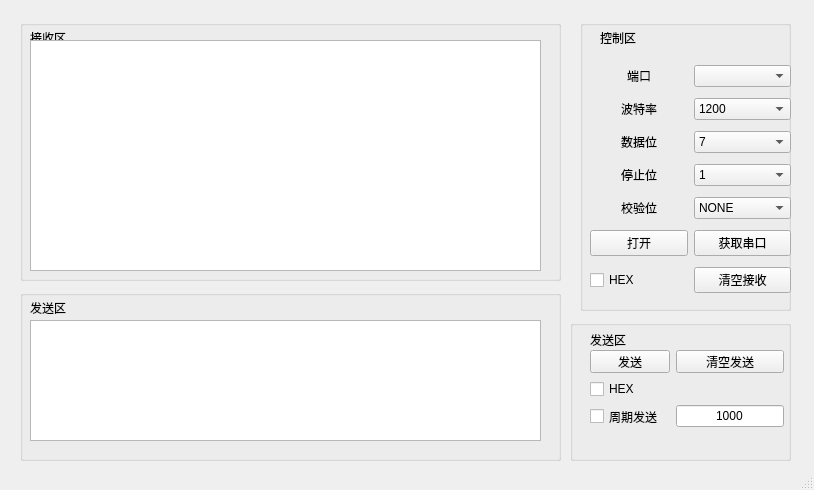
<?xml version="1.0" encoding="UTF-8"?>
<ui version="4.0">
 <class>MainWindow</class>
 <widget class="QMainWindow" name="MainWindow">
  <property name="geometry">
   <rect>
    <x>0</x>
    <y>0</y>
    <width>814</width>
    <height>490</height>
   </rect>
  </property>
  <property name="windowTitle">
   <string>MainWindow</string>
  </property>
  <widget class="QWidget" name="centralwidget">
   <widget class="QGroupBox" name="groupBox">
    <property name="geometry">
     <rect>
      <x>580</x>
      <y>20</y>
      <width>211</width>
      <height>291</height>
     </rect>
    </property>
    <property name="title">
     <string/>
    </property>
    <widget class="QLabel" name="label">
     <property name="geometry">
      <rect>
       <x>20</x>
       <y>10</y>
       <width>68</width>
       <height>15</height>
      </rect>
     </property>
     <property name="text">
      <string>控制区</string>
     </property>
    </widget>
    <widget class="QWidget" name="layoutWidget">
     <property name="geometry">
      <rect>
       <x>10</x>
       <y>40</y>
       <width>201</width>
       <height>241</height>
      </rect>
     </property>
     <layout class="QGridLayout" name="gridLayout">
      <item row="4" column="0">
       <widget class="QLabel" name="label_5">
        <property name="text">
         <string>停止位</string>
        </property>
        <property name="alignment">
         <set>Qt::AlignCenter</set>
        </property>
       </widget>
      </item>
      <item row="7" column="0">
       <widget class="QPushButton" name="open_button">
        <property name="text">
         <string>打开</string>
        </property>
       </widget>
      </item>
      <item row="4" column="1">
       <widget class="QComboBox" name="stopbit">
        <item>
         <property name="text">
          <string>1</string>
         </property>
        </item>
        <item>
         <property name="text">
          <string>2</string>
         </property>
        </item>
       </widget>
      </item>
      <item row="2" column="1">
       <widget class="QComboBox" name="databit">
        <item>
         <property name="text">
          <string>7</string>
         </property>
        </item>
        <item>
         <property name="text">
          <string>8</string>
         </property>
        </item>
       </widget>
      </item>
      <item row="0" column="0">
       <widget class="QLabel" name="label_2">
        <property name="text">
         <string>端口</string>
        </property>
        <property name="textFormat">
         <enum>Qt::AutoText</enum>
        </property>
        <property name="alignment">
         <set>Qt::AlignCenter</set>
        </property>
       </widget>
      </item>
      <item row="8" column="1">
       <widget class="QPushButton" name="clear_recieve_button">
        <property name="text">
         <string>清空接收</string>
        </property>
       </widget>
      </item>
      <item row="1" column="0">
       <widget class="QLabel" name="label_3">
        <property name="text">
         <string>波特率</string>
        </property>
        <property name="alignment">
         <set>Qt::AlignCenter</set>
        </property>
       </widget>
      </item>
      <item row="8" column="0">
       <widget class="QCheckBox" name="r_hex">
        <property name="text">
         <string>HEX</string>
        </property>
       </widget>
      </item>
      <item row="7" column="1">
       <widget class="QPushButton" name="getport_button">
        <property name="text">
         <string>获取串口</string>
        </property>
       </widget>
      </item>
      <item row="5" column="1">
       <widget class="QComboBox" name="checkbit">
        <item>
         <property name="text">
          <string>NONE</string>
         </property>
        </item>
        <item>
         <property name="text">
          <string>ODD</string>
         </property>
        </item>
        <item>
         <property name="text">
          <string>EVEN</string>
         </property>
        </item>
        <item>
         <property name="text">
          <string>MARK</string>
         </property>
        </item>
       </widget>
      </item>
      <item row="2" column="0">
       <widget class="QLabel" name="label_4">
        <property name="text">
         <string>数据位</string>
        </property>
        <property name="alignment">
         <set>Qt::AlignCenter</set>
        </property>
       </widget>
      </item>
      <item row="5" column="0">
       <widget class="QLabel" name="label_6">
        <property name="text">
         <string>校验位</string>
        </property>
        <property name="alignment">
         <set>Qt::AlignCenter</set>
        </property>
       </widget>
      </item>
      <item row="1" column="1">
       <widget class="QComboBox" name="baudrate">
        <property name="layoutDirection">
         <enum>Qt::LeftToRight</enum>
        </property>
        <item>
         <property name="text">
          <string>1200</string>
         </property>
        </item>
        <item>
         <property name="text">
          <string>2400</string>
         </property>
        </item>
        <item>
         <property name="text">
          <string>4800</string>
         </property>
        </item>
        <item>
         <property name="text">
          <string>9600</string>
         </property>
        </item>
        <item>
         <property name="text">
          <string>19200</string>
         </property>
        </item>
        <item>
         <property name="text">
          <string>38400</string>
         </property>
        </item>
        <item>
         <property name="text">
          <string>57600</string>
         </property>
        </item>
       </widget>
      </item>
      <item row="0" column="1">
       <widget class="QComboBox" name="port"/>
      </item>
     </layout>
    </widget>
   </widget>
   <widget class="QGroupBox" name="groupBox_2">
    <property name="geometry">
     <rect>
      <x>570</x>
      <y>320</y>
      <width>221</width>
      <height>141</height>
     </rect>
    </property>
    <property name="title">
     <string/>
    </property>
    <widget class="QLabel" name="label_7">
     <property name="geometry">
      <rect>
       <x>20</x>
       <y>10</y>
       <width>68</width>
       <height>20</height>
      </rect>
     </property>
     <property name="text">
      <string>发送区</string>
     </property>
    </widget>
    <widget class="QWidget" name="layoutWidget">
     <property name="geometry">
      <rect>
       <x>20</x>
       <y>30</y>
       <width>194</width>
       <height>77</height>
      </rect>
     </property>
     <layout class="QGridLayout" name="gridLayout_2">
      <item row="0" column="1">
       <widget class="QPushButton" name="clearsend_button">
        <property name="text">
         <string>清空发送</string>
        </property>
       </widget>
      </item>
      <item row="0" column="0">
       <widget class="QPushButton" name="send_button">
        <property name="text">
         <string>发送</string>
        </property>
       </widget>
      </item>
      <item row="1" column="0">
       <widget class="QCheckBox" name="s_hex">
        <property name="text">
         <string>HEX</string>
        </property>
       </widget>
      </item>
      <item row="2" column="0">
       <widget class="QCheckBox" name="s_timer">
        <property name="text">
         <string>周期发送</string>
        </property>
       </widget>
      </item>
      <item row="2" column="1" alignment="Qt::AlignRight">
       <widget class="QLineEdit" name="timer">
        <property name="text">
         <string>1000</string>
        </property>
        <property name="alignment">
         <set>Qt::AlignCenter</set>
        </property>
       </widget>
      </item>
     </layout>
    </widget>
   </widget>
   <widget class="QGroupBox" name="groupBox_3">
    <property name="geometry">
     <rect>
      <x>20</x>
      <y>290</y>
      <width>541</width>
      <height>171</height>
     </rect>
    </property>
    <property name="title">
     <string/>
    </property>
    <widget class="QLabel" name="label_13">
     <property name="geometry">
      <rect>
       <x>10</x>
       <y>10</y>
       <width>68</width>
       <height>15</height>
      </rect>
     </property>
     <property name="text">
      <string>发送区</string>
     </property>
    </widget>
    <widget class="QTextEdit" name="s_ed">
     <property name="geometry">
      <rect>
       <x>10</x>
       <y>30</y>
       <width>511</width>
       <height>121</height>
      </rect>
     </property>
    </widget>
   </widget>
   <widget class="QGroupBox" name="groupBox_4">
    <property name="geometry">
     <rect>
      <x>20</x>
      <y>20</y>
      <width>541</width>
      <height>261</height>
     </rect>
    </property>
    <property name="title">
     <string/>
    </property>
    <widget class="QLabel" name="label_14">
     <property name="geometry">
      <rect>
       <x>10</x>
       <y>10</y>
       <width>68</width>
       <height>15</height>
      </rect>
     </property>
     <property name="text">
      <string>接收区</string>
     </property>
    </widget>
    <widget class="QTextEdit" name="r_ed">
     <property name="geometry">
      <rect>
       <x>10</x>
       <y>20</y>
       <width>511</width>
       <height>231</height>
      </rect>
     </property>
    </widget>
   </widget>
   <zorder>groupBox_4</zorder>
   <zorder>groupBox_3</zorder>
   <zorder>groupBox_2</zorder>
   <zorder>groupBox</zorder>
  </widget>
  <widget class="QMenuBar" name="menubar">
   <property name="geometry">
    <rect>
     <x>0</x>
     <y>0</y>
     <width>814</width>
     <height>22</height>
    </rect>
   </property>
  </widget>
  <widget class="QStatusBar" name="statusbar"/>
 </widget>
 <resources/>
 <connections/>
</ui>
